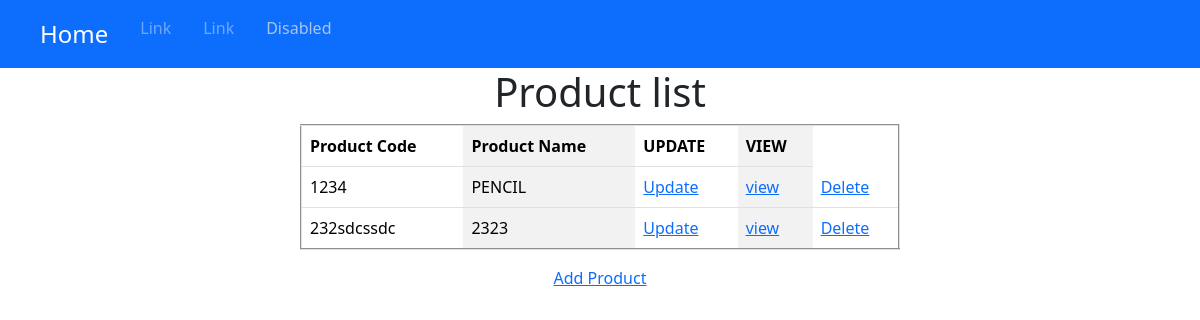
/ProductList/, run on an earlier commit of the app's database.
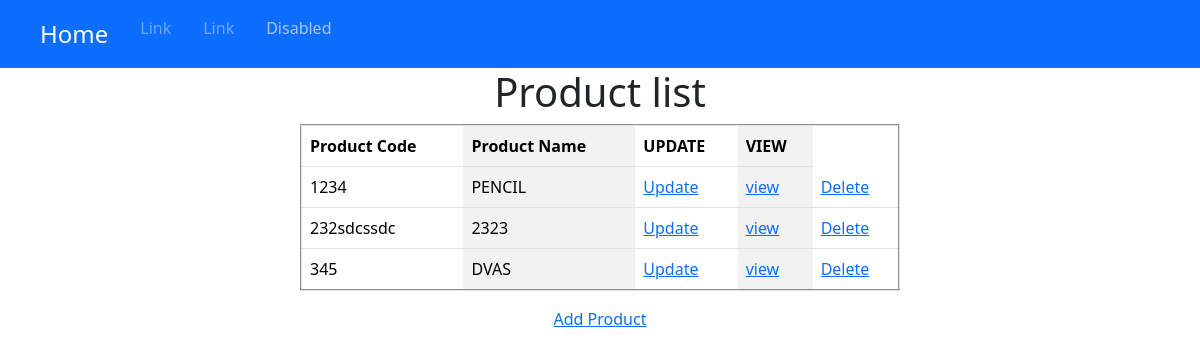
And on a later commit of the database.
### inventory/models.py (models this page shows, shortened)
class Product(models.Model):
    product_name=models.CharField(max_length=250)
    product_code=models.CharField(max_length=50,unique=True)
    product_description=models.TextField(blank=True)
    product_price=models.DecimalField(max_digits=10,decimal_places=2)
    gst_percent=models.IntegerField()
    stock_quantity=models.IntegerField()
    product_image=models.ImageField()
    created_at=models.DateTimeField(auto_now_add=True)

### inventory/views.py (the view)
# urls.py: path('ProductList/',ProductList.as_view(),name='ProductList'),
class ProductList(ListView):
    model=Product
    context_object_name='products'

### templates/inventory/Product_list.html (shortened to what this page needs)
{% extends 'inventory/dummy.html' %}
{% block content%}
    <center>
        <h1>Product list</h1>
        <table border="2px" style="width: 50%;" cellpadding="10px" class="table table-striped-columns">
            <tr>
                <th>Product Code</th>
                <th>Product Name</th>
                <th>UPDATE</th>
                <th>VIEW</th>
            </tr>
            {% for product in products %}
            <tr>
                <td>{{product.product_code}}</td>
                <td>{{product.product_name | upper}}</td>
                <td><a href="{% url 'ProductUpdate' pk=product.pk %}">Update</a></td>
                <td><a href="{% url 'ProductDetail' pk=product.pk %}">view</a> </td>
                <td><a href="{% url 'ProductDelete' pk=product.pk %}">Delete</a> </td>
            </tr>
            {% endfor %}
        </table>
        <a href="{% url 'ProductCreate' %}">Add Product</a>
    </center>
{% endblock %}

What changed in the data, as far as the page shows it:
added Product: product_code "345", product_name "DVAS"
